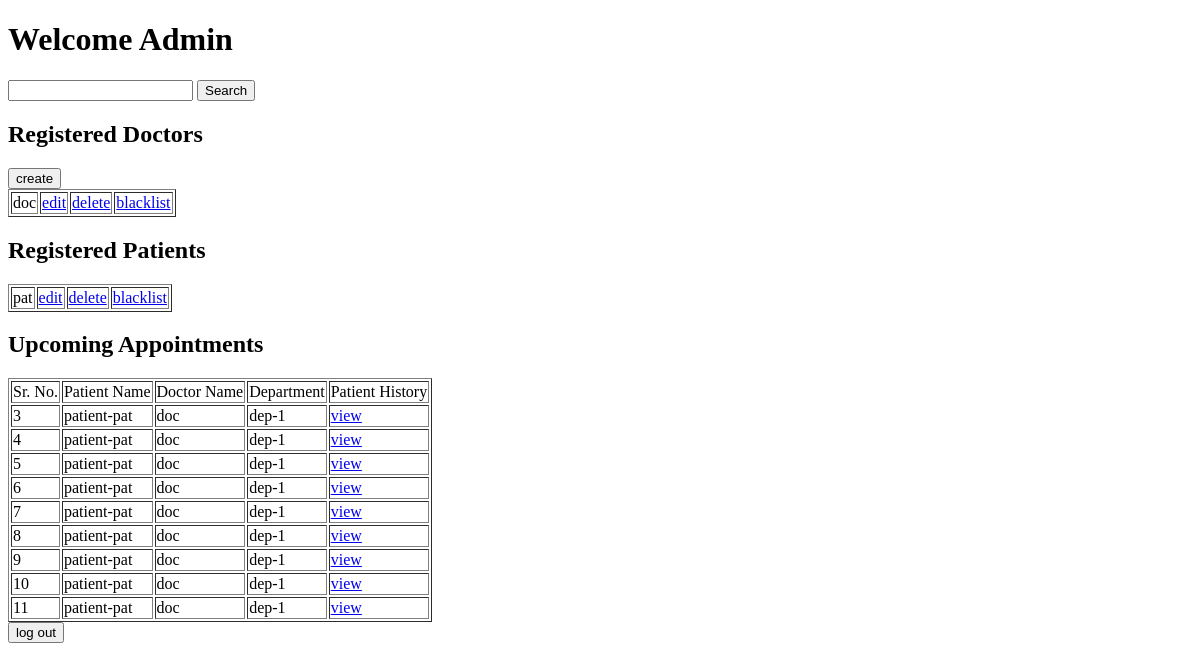
The page /admin (signed in) on the database as committed earlier.
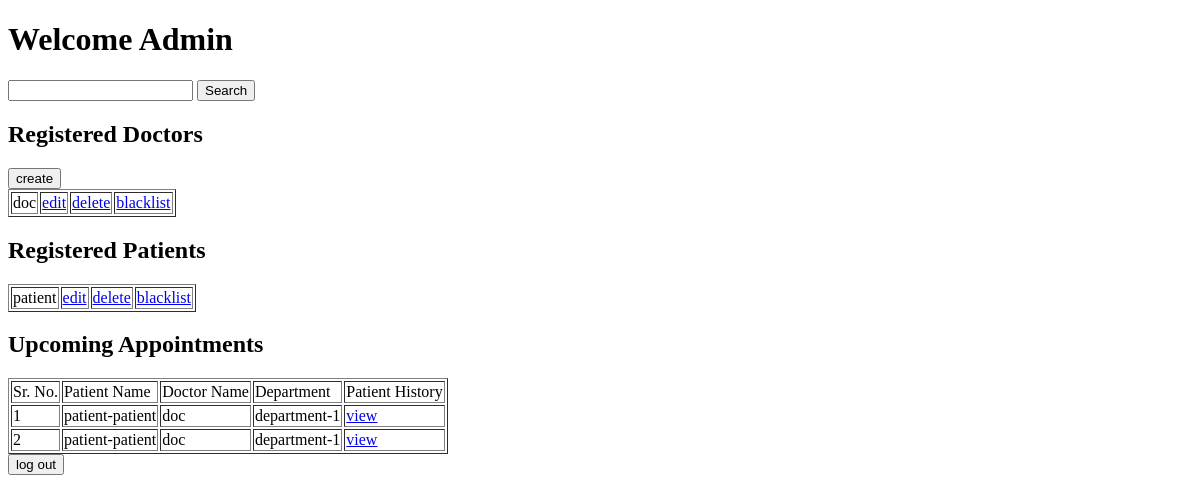
The same page on the database as committed later.
### application/models.py (models this page shows)
class Doctor(db.Model):
    __tablename__="doctor"
    id=db.Column(db.Integer, primary_key=True, autoincrement=True)
    username=db.Column(db.String(64), unique=True, nullable=False)
    password=db.Column(db.String(64), nullable=False)
    blacklisted=db.Column(db.Enum('true','false'), nullable=False)
    profile_details=db.Column(db.String(512))
    appointments=db.relationship("Appointment", back_populates="doctor")
    departments=db.relationship("Department", secondary="department_doctor", back_populates="doctors")

class Patient(db.Model):
    __tablename__="patient"
    id=db.Column(db.Integer, primary_key=True, autoincrement=True)
    username=db.Column(db.String(64), unique=True, nullable=False)
    password=db.Column(db.String(64), nullable=False)
    blacklisted=db.Column(db.Enum('true','false'), nullable=False)
    profile_details=db.Column(db.String(512))
    appointments=db.relationship("Appointment", back_populates="patient")

class Appointment(db.Model):
    __tablename__="appointment"
    id=db.Column(db.Integer, primary_key=True, autoincrement=True)
    patient_id=db.Column(db.Integer, db.ForeignKey("patient.id"))
    doctor_id=db.Column(db.Integer, db.ForeignKey("doctor.id"))
    date=db.Column(db.Date, nullable=False)
    time=db.Column(db.Time, nullable=False)
    status=db.Column(db.Enum('Booked','Completed','Cancelled'), nullable=False)
    patient=db.relationship("Patient", back_populates="appointments")
    doctor=db.relationship("Doctor", back_populates="appointments")
    treatments=db.relationship("Treatment", back_populates="appointment")

class Department(db.Model):
    __tablename__="department"
    id=db.Column(db.Integer, primary_key=True, autoincrement=True)
    department_name=db.Column(db.String(256), nullable=False)
    description=db.Column(db.String(1024))
    doctors=db.relationship("Doctor", secondary="department_doctor", back_populates="departments")

### application/admin_controllers.py (the view)
@app.route('/admin',methods=["GET"])
def admin():
    if session.get('user_type')!='admin':
        return abort(403)
    if request.method=="GET":
        doctor_list=db.session.query(Doctor).all()
        patient_list=db.session.query(Patient).all()
        patient_list=[patient for patient in patient_list if patient.username!='patient-dummy_001']
        appointment_list=db.session.query(Appointment).all()
        appointment_list=[appointment for appointment in appointment_list if appointment.patient.username!='patient-dummy_001']
        return render_template("admin_dashboard.html",doctor_list=doctor_list,patient_list=patient_list,appointment_list=appointment_list)

### templates/admin_dashboard.html (shortened to what this page needs)
<!DOCTYPE html>
<html lang="en">
<head>
</head>
<body>
    <div class="top-nav">
        <h1>Welcome Admin</h1>
        <div class="search">
            <div class="search-bar">
                <form action="/admin/search" method="post">
                    <input type="text" name="search-string">
                    <button type="submit">Search</button>
                </form>
            </div>
        </div>
    </div>
    <div class="doctor-details">
        <h2>Registered Doctors</h2>
        <div class="button">
            <button type="button" onclick="location.href='/register/doctor'">create</button>
        </div>
        <div class="doctor-list">
            <table border="1">
            {% for doctor in doctor_list %}
                <tr>
                    <td>{{doctor.username}}</td>
                    <td><a href="/update/doctor/{{doctor.username}}">edit</a></td>
                    <td><a href="/delete/doctor/{{doctor.username}}">delete</a></td>
                    <td><a href="blacklist/doctor/{{doctor.username}}">{% if doctor.blacklisted=="true" %}un{% endif %}blacklist</a></td>
                </tr>
            {% endfor %}
            </table>
        </div>
    </div>
    <div class="patient-details">
        <h2>Registered Patients</h2>
        <div class="patient-list">
            <table border="1">
            {% for patient in patient_list %}
                <tr>
                    <td>{{patient.username[8:]}}</td>
                    <td><a href="/update/patient/{{patient.username}}">edit</a></td>
                    <td><a href="/delete/patient/{{patient.username}}">delete</a></td>
                    <td><a href="/blacklist/patient/{{patient.username}}">{% if patient.blacklisted=="true" %}un{% endif %}blacklist</a></td>
                </tr>
            {% endfor %}
            </table>
        </div>
    </div>
    <div class="appointment-details">
        <h2>Upcoming Appointments</h2>
        <div class="appointment-list">
            <table border="1">
                <tr>
                    <td>Sr. No.</td>
                    <td>Patient Name</td>
                    <td>Doctor Name</td>
                    <td>Department</td>
                    <td>Patient History</td>
                </tr>
            {% for appointment in appointment_list %}
                <tr>
                    <td>{{appointment.id}}</td>
                    <td>{{appointment.patient.username}}</td>
                    <td>{{appointment.doctor.username}}</td>
                    <td>
                        {% for department in appointment.doctor.departments %}
                            {{ department.department_name}} {% if not loop.last %}, {% endif %}
                        {% endfor %}
                    </td>
                    <td><a href="/view/patient/{{appointment.patient.username}}">view</a></td>
                </tr>
            {% endfor %}
            </table>
        </div>
    </div>
    <button type="button" onclick="location.href='/logout'">log out</button>
</body>
</html>

Rows that differ between the two databases and show on the page:
no longer on this page (row edited): Appointment: id "3", patient.username "patient-pat", doctor.username "doc", Department (department_name "dep-1")
no longer on this page (row edited): Appointment: id "4", patient.username "patient-pat", doctor.username "doc", Department (department_name "dep-1")
no longer on this page (row edited): Appointment: id "5", patient.username "patient-pat", doctor.username "doc", Department (department_name "dep-1")
removed Appointment: id "6", patient.username "patient-pat", doctor.username "doc", Department (department_name "dep-1")
removed Appointment: id "7", patient.username "patient-pat", doctor.username "doc", Department (department_name "dep-1")
removed Appointment: id "8", patient.username "patient-pat", doctor.username "doc", Department (department_name "dep-1")
removed Appointment: id "9", patient.username "patient-pat", doctor.username "doc", Department (department_name "dep-1")
removed Appointment: id "10", patient.username "patient-pat", doctor.username "doc", Department (department_name "dep-1")
removed Appointment: id "11", patient.username "patient-pat", doctor.username "doc", Department (department_name "dep-1")
changed Patient: username "pat" → "patient"
now on this page (row edited): Appointment: id "1", patient.username "patient-patient", doctor.username "doc", Department (department_name "department-1")
now on this page (row edited): Appointment: id "2", patient.username "patient-patient", doctor.username "doc", Department (department_name "department-1")
